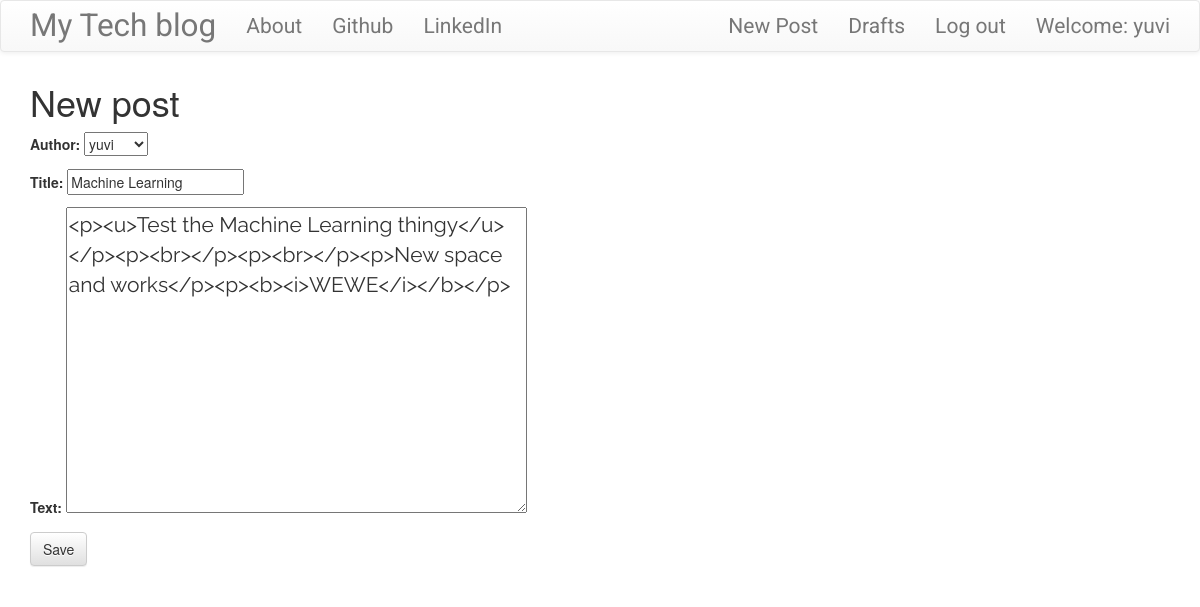
Screenshot of /post/2/edit/ (signed in) with the database file from the repository.
### blog/models.py (models this page shows, shortened)
class Post(models.Model):
    author = models.ForeignKey('auth.User')
    title = models.CharField(max_length=200)
    text = models.TextField()
    created_date = models.DateTimeField(default = timezone.now())
    published_date = models.DateTimeField(blank=True, null = True)

### blog/views.py (the view)
# urls.py: url(r'^post/(?P<pk>\d+)/edit/$',views.PostUpdateView.as_view(), name='post_edit'),
class PostUpdateView(LoginRequiredMixin,UpdateView):
    login_url = '/login/'
    redirect_field_name = 'blog/post_detail.html'
    form_class = PostForm
    model = Post

### blog/forms.py
class PostForm(forms.ModelForm):
    class Meta():
        model = Post
        fields = ('author','title','text')
        widgets = {
            'title':forms.TextInput(attrs={'class':'textinputclass'}),
            'text':forms.Textarea(attrs={'class':'editable medium-editor-textarea postcontent'})
        }

### blog/templates/blog/post_form.html (shortened to what this page needs)
{% extends 'blog/base.html' %}
{% block content %}
    <h1>New post</h1>
    <form method="POST" class="post-form">
    {{form.as_p}}
    <button type="submit" class="save btn btn-default">Save</button>
    </form>
{% endblock %}

### blog/templates/blog/base.html (shortened to what this page needs)
{% load staticfiles %}
<html>
    <head>
        <link rel="stylesheet" href="https://maxcdn.bootstrapcdn.com/bootstrap/3.3.7/css/bootstrap.min.css">
        <link rel="stylesheet" href="https://maxcdn.bootstrapcdn.com/bootstrap/3.3.7/css/bootstrap-theme.min.css">
        <link rel="stylesheet" href="//cdn.jsdelivr.net/npm/medium-editor@latest/dist/css/medium-editor.min.css" type="text/css" media="screen" charset="utf-8">
        <link rel="stylesheet" href="{%static 'css/blog.css'%}">
    </head>
    <body class='loader'>
        <nav class="navbar navbar-default techfont custom-navbar">
          <div class="container">
            <ul class="nav navbar-nav">
              <li><a class='navbar-brand bigbrand' href="{% url 'post_list' %}">My Tech blog</a></li>
              <li><a href="{% url 'about'%}">About</a></li>
              <li><a href="https://www.github.com">Github</a></li>
              <li><a href="https://www.linkedin.com">LinkedIn</a></li>
            </ul>
            <ul class="nav navbar-nav navbar-right">
              {% if user.is_authenticated %}
              <li>
                <a href="{% url 'post_new' %}" >New Post</a>
              </li>
              <li>
                <a href="{% url 'post_draft_list' %}">Drafts</a>
              </li>
              <li>
                <a href="{% url 'logout' %}" >Log out</a>
              </li>
              <li>
                <a >Welcome: {{ user.username }}</a>
              </li>
                {% else %}
                <li><a class='nav navbar-right' href="{% url 'login' %}" ><span class="glyphicon glyphicon-user"></span></a></li>
              {% endif %}
            </ul>
        </div>
      </nav>
              <div class="content container">
                  <div class="row">
                      <div class="col-md-8">
                        <div class="blog_posts">
                          {% block content %}
                          {% endblock %}
                        </div>
                      </div>
                  </div>
              </div>
      </body>
      </html>

### blog/static/css/blog.css (style rules this page uses)
.techfont { font-family: 'Roboto', sans-serif; font-size: 1.5em; margin-bottom: 10px; }
.postcontent { font-family: 'Raleway'; font-size: 1.5em; }
.bigbrand { font-size: 1.5em; }
.loader { filter:hue-rotate(0deg); color: linear-gradient(45deg,#0f8,#08f); animation:hue 5000ms infinite linear; }

### rows the page displays
Post: author "yuvi", title "Machine Learning", text "<p><u>Test the Machine Learning thingy</u></p><p><br></p><p><br></p><p>New space and works</p><p><b><i>WEWE</i></b></p>"

### other values shown
{{ user.username }} "yuvi"
